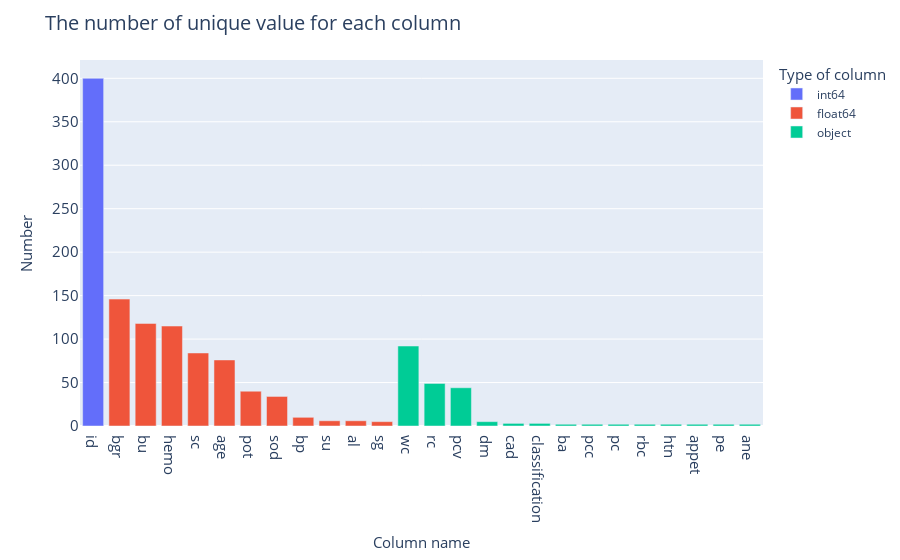

This figure's notebook cell:
### Markdown cell above
- Some columns have a significant proportion of missing values, so they must be imputed.

### Code cell
# Calculate the number of unique values for each feature and sort them in descending order
unique_values_df = pd.DataFrame({
    'unique_number': df.nunique(),
    'type': df.dtypes
})
unique_values_df = unique_values_df.sort_values(by='unique_number', ascending=False)

# Display the bar chart
unique_values = px.bar(unique_values_df,
                       x = unique_values_df.index,
                       y = 'unique_number',
                       color = 'type')
unique_values.update_layout(
    title = dict(text='The number of unique value for each column', font=dict(size=20)),
    xaxis = dict(title=dict(text='Column name', font=dict(size=15)), tickfont=dict(size=15)),
    yaxis = dict(title=dict(text='Number', font=dict(size=15)), tickfont=dict(size=15)),
    legend_title = dict(text='Type of column', font=dict(size=15))
)
unique_values.show()

### Figure 1 — Plotly figure (JSON) as saved in the notebook; plotly's stock layout.template omitted (floating-point values rounded to 4 significant figures)
{"data": [{"hovertemplate": "type=int64<br>index=%{x}<br>unique_number=%{y}<extra></extra>", "legendgroup": "int64", "marker": {"color": "#636efa", "pattern": {"shape": ""}}, "name": "int64", "orientation": "v", "showlegend": true, "textposition": "auto", "type": "bar", "x": ["id"], "xaxis": "x", "y": [400], "yaxis": "y"}, {"hovertemplate": "type=float64<br>index=%{x}<br>unique_number=%{y}<extra></extra>", "legendgroup": "float64", "marker": {"color": "#EF553B", "pattern": {"shape": ""}}, "name": "float64", "orientation": "v", "showlegend": true, "textposition": "auto", "type": "bar", "x": ["bgr", "bu", "hemo", "sc", "age", "pot", "sod", "bp", "su", "al", "sg"], "xaxis": "x", "y": [146, 118, 115, 84, 76, 40, 34, 10, 6, 6, 5], "yaxis": "y"}, {"hovertemplate": "type=object<br>index=%{x}<br>unique_number=%{y}<extra></extra>", "legendgroup": "object", "marker": {"color": "#00cc96", "pattern": {"shape": ""}}, "name": "object", "orientation": "v", "showlegend": true, "textposition": "auto", "type": "bar", "x": ["wc", "rc", "pcv", "dm", "cad", "classification", "ba", "pcc", "pc", "rbc", "htn", "appet", "pe", "ane"], "xaxis": "x", "y": [92, 49, 44, 5, 3, 3, 2, 2, 2, 2, 2, 2, 2, 2], "yaxis": "y"}], "layout": {"barmode": "relative", "legend": {"title": {"font": {"size": 15}, "text": "Type of column"}, "tracegroupgap": 0}, "margin": {"t": 60}, "title": {"font": {"size": 20}, "text": "The number of unique value for each column"}, "xaxis": {"anchor": "y", "domain": [0, 1], "tickfont": {"size": 15}, "title": {"font": {"size": 15}, "text": "Column name"}}, "yaxis": {"anchor": "x", "domain": [0, 1], "tickfont": {"size": 15}, "title": {"font": {"size": 15}, "text": "Number"}}}}
